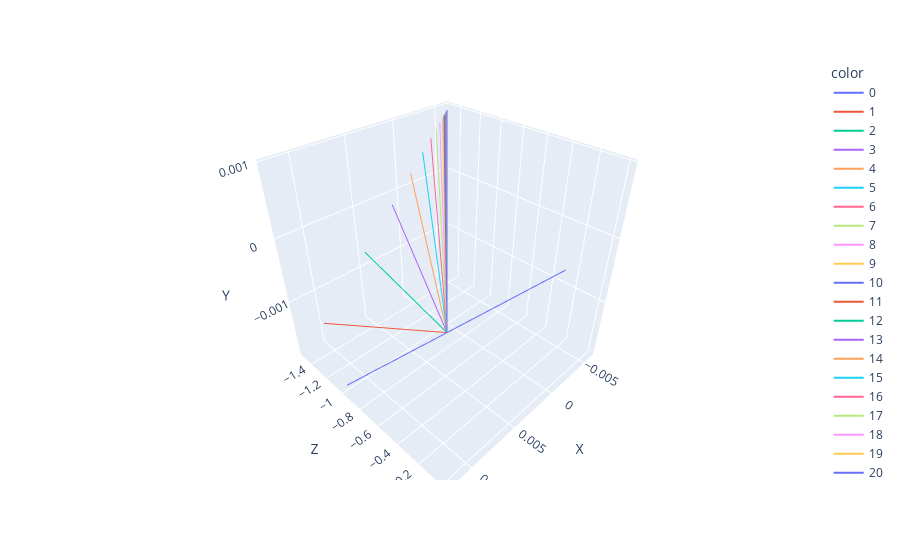

The cell this chart's notebook holds for it:
### Code cell
import plotly.express as px

rnge = [-1, 1]


fig = px.line_3d(df, x="X", y="Z", z="Y", color='color', 
#                  range_x=rnge,
#                  range_y=rnge,
#                  range_z=rnge, 
#                  color_discrete_map='identity',
                )
fig.show()

### Figure 1 — Plotly figure (JSON) as saved in the notebook; plotly's stock layout.template omitted (floating-point values rounded to 4 significant figures)
{"data": [{"hovertemplate": "color=0<br>X=%{x}<br>Z=%{y}<br>Y=%{z}<extra></extra>", "legendgroup": "0", "line": {"color": "#636efa", "dash": "solid"}, "mode": "lines", "name": "0", "scene": "scene", "showlegend": true, "type": "scatter3d", "x": [0, 0.01198], "y": [0, -1], "z": [0, -0.001875]}, {"hovertemplate": "color=1<br>X=%{x}<br>Z=%{y}<br>Y=%{z}<extra></extra>", "legendgroup": "1", "line": {"color": "#EF553B", "dash": "solid"}, "mode": "lines", "name": "1", "scene": "scene", "showlegend": true, "type": "scatter3d", "x": [0.005991, 0.009983], "y": [-0.5, -1.5], "z": [-0.0009376, -0.001562]}, {"hovertemplate": "color=2<br>X=%{x}<br>Z=%{y}<br>Y=%{z}<extra></extra>", "legendgroup": "2", "line": {"color": "#00cc96", "dash": "solid"}, "mode": "lines", "name": "2", "scene": "scene", "showlegend": true, "type": "scatter3d", "x": [0.005991, 0.004658], "y": [-0.5, -1.5], "z": [-0.0009376, -0.000729]}, {"hovertemplate": "color=3<br>X=%{x}<br>Z=%{y}<br>Y=%{z}<extra></extra>", "legendgroup": "3", "line": {"color": "#ab63fa", "dash": "solid"}, "mode": "lines", "name": "3", "scene": "scene", "showlegend": true, "type": "scatter3d", "x": [0.005991, 0.001108], "y": [-0.5, -1.5], "z": [-0.0009376, -0.0001734]}, {"hovertemplate": "color=4<br>X=%{x}<br>Z=%{y}<br>Y=%{z}<extra></extra>", "legendgroup": "4", "line": {"color": "#FFA15A", "dash": "solid"}, "mode": "lines", "name": "4", "scene": "scene", "showlegend": true, "type": "scatter3d", "x": [0.005991, -0.001258], "y": [-0.5, -1.5], "z": [-0.0009376, 0.0001969]}, {"hovertemplate": "color=5<br>X=%{x}<br>Z=%{y}<br>Y=%{z}<extra></extra>", "legendgroup": "5", "line": {"color": "#19d3f3", "dash": "solid"}, "mode": "lines", "name": "5", "scene": "scene", "showlegend": true, "type": "scatter3d", "x": [0.005991, -0.002836], "y": [-0.5, -1.5], "z": [-0.0009376, 0.0004438]}, {"hovertemplate": "color=6<br>X=%{x}<br>Z=%{y}<br>Y=%{z}<extra></extra>", "legendgroup": "6", "line": {"color": "#FF6692", "dash": "solid"}, "mode": "lines", "name": "6", "scene": "scene", "showlegend": true, "type": "scatter3d", "x": [0.005991, -0.003888], "y": [-0.5, -1.5], "z": [-0.0009376, 0.0006084]}, {"hovertemplate": "color=7<br>X=%{x}<br>Z=%{y}<br>Y=%{z}<extra></extra>", "legendgroup": "7", "line": {"color": "#B6E880", "dash": "solid"}, "mode": "lines", "name": "7", "scene": "scene", "showlegend": true, "type": "scatter3d", "x": [0.005991, -0.004589], "y": [-0.5, -1.5], "z": [-0.0009376, 0.0007181]}, {"hovertemplate": "color=8<br>X=%{x}<br>Z=%{y}<br>Y=%{z}<extra></extra>", "legendgroup": "8", "line": {"color": "#FF97FF", "dash": "solid"}, "mode": "lines", "name": "8", "scene": "scene", "showlegend": true, "type": "scatter3d", "x": [0.005991, -0.005056], "y": [-0.5, -1.5], "z": [-0.0009376, 0.0007913]}, {"hovertemplate": "color=9<br>X=%{x}<br>Z=%{y}<br>Y=%{z}<extra></extra>", "legendgroup": "9", "line": {"color": "#FECB52", "dash": "solid"}, "mode": "lines", "name": "9", "scene": "scene", "showlegend": true, "type": "scatter3d", "x": [0.005991, -0.005368], "y": [-0.5, -1.5], "z": [-0.0009376, 0.0008401]}, {"hovertemplate": "color=10<br>X=%{x}<br>Z=%{y}<br>Y=%{z}<extra></extra>", "legendgroup": "10", "line": {"color": "#636efa", "dash": "solid"}, "mode": "lines", "name": "10", "scene": "scene", "showlegend": true, "type": "scatter3d", "x": [0.005991, -0.005576], "y": [-0.5, -1.5], "z": [-0.0009376, 0.0008726]}, {"hovertemplate": "color=11<br>X=%{x}<br>Z=%{y}<br>Y=%{z}<extra></extra>", "legendgroup": "11", "line": {"color": "#EF553B", "dash": "solid"}, "mode": "lines", "name": "11", "scene": "scene", "showlegend": true, "type": "scatter3d", "x": [0.005991, -0.005714], "y": [-0.5, -1.5], "z": [-0.0009376, 0.0008942]}, {"hovertemplate": "color=12<br>X=%{x}<br>Z=%{y}<br>Y=%{z}<extra></extra>", "legendgroup": "12", "line": {"color": "#00cc96", "dash": "solid"}, "mode": "lines", "name": "12", "scene": "scene", "showlegend": true, "type": "scatter3d", "x": [0.005991, -0.005806], "y": [-0.5, -1.5], "z": [-0.0009376, 0.0009087]}, {"hovertemplate": "color=13<br>X=%{x}<br>Z=%{y}<br>Y=%{z}<extra></extra>", "legendgroup": "13", "line": {"color": "#ab63fa", "dash": "solid"}, "mode": "lines", "name": "13", "scene": "scene", "showlegend": true, "type": "scatter3d", "x": [0.005991, -0.005868], "y": [-0.5, -1.5], "z": [-0.0009376, 0.0009183]}, {"hovertemplate": "color=14<br>X=%{x}<br>Z=%{y}<br>Y=%{z}<extra></extra>", "legendgroup": "14", "line": {"color": "#FFA15A", "dash": "solid"}, "mode": "lines", "name": "14", "scene": "scene", "showlegend": true, "type": "scatter3d", "x": [0.005991, -0.005909], "y": [-0.5, -1.5], "z": [-0.0009376, 0.0009247]}, {"hovertemplate": "color=15<br>X=%{x}<br>Z=%{y}<br>Y=%{z}<extra></extra>", "legendgroup": "15", "line": {"color": "#19d3f3", "dash": "solid"}, "mode": "lines", "name": "15", "scene": "scene", "showlegend": true, "type": "scatter3d", "x": [0.005991, -0.005936], "y": [-0.5, -1.5], "z": [-0.0009376, 0.000929]}, {"hovertemplate": "color=16<br>X=%{x}<br>Z=%{y}<br>Y=%{z}<extra></extra>", "legendgroup": "16", "line": {"color": "#FF6692", "dash": "solid"}, "mode": "lines", "name": "16", "scene": "scene", "showlegend": true, "type": "scatter3d", "x": [0.005991, -0.005955], "y": [-0.5, -1.5], "z": [-0.0009376, 0.0009319]}, {"hovertemplate": "color=17<br>X=%{x}<br>Z=%{y}<br>Y=%{z}<extra></extra>", "legendgroup": "17", "line": {"color": "#B6E880", "dash": "solid"}, "mode": "lines", "name": "17", "scene": "scene", "showlegend": true, "type": "scatter3d", "x": [0.005991, -0.005967], "y": [-0.5, -1.5], "z": [-0.0009376, 0.0009338]}, {"hovertemplate": "color=18<br>X=%{x}<br>Z=%{y}<br>Y=%{z}<extra></extra>", "legendgroup": "18", "line": {"color": "#FF97FF", "dash": "solid"}, "mode": "lines", "name": "18", "scene": "scene", "showlegend": true, "type": "scatter3d", "x": [0.005991, -0.005975], "y": [-0.5, -1.5], "z": [-0.0009376, 0.000935]}, {"hovertemplate": "color=19<br>X=%{x}<br>Z=%{y}<br>Y=%{z}<extra></extra>", "legendgroup": "19", "line": {"color": "#FECB52", "dash": "solid"}, "mode": "lines", "name": "19", "scene": "scene", "showlegend": true, "type": "scatter3d", "x": [0.005991, -0.00598], "y": [-0.5, -1.5], "z": [-0.0009376, 0.0009359]}, {"hovertemplate": "color=20<br>X=%{x}<br>Z=%{y}<br>Y=%{z}<extra></extra>", "legendgroup": "20", "line": {"color": "#636efa", "dash": "solid"}, "mode": "lines", "name": "20", "scene": "scene", "showlegend": true, "type": "scatter3d", "x": [0.005991, -0.005984], "y": [-0.5, -1.5], "z": [-0.0009376, 0.0009365]}, {"hovertemplate": "color=21<br>X=%{x}<br>Z=%{y}<br>Y=%{z}<extra></extra>", "legendgroup": "21", "line": {"color": "#EF553B", "dash": "solid"}, "mode": "lines", "name": "21", "scene": "scene", "showlegend": true, "type": "scatter3d", "x": [0.005991, -0.005986], "y": [-0.5, -1.5], "z": [-0.0009376, 0.0009368]}, {"hovertemplate": "color=22<br>X=%{x}<br>Z=%{y}<br>Y=%{z}<extra></extra>", "legendgroup": "22", "line": {"color": "#00cc96", "dash": "solid"}, "mode": "lines", "name": "22", "scene": "scene", "showlegend": true, "type": "scatter3d", "x": [0.005991, -0.005988], "y": [-0.5, -1.5], "z": [-0.0009376, 0.0009371]}, {"hovertemplate": "color=23<br>X=%{x}<br>Z=%{y}<br>Y=%{z}<extra></extra>", "legendgroup": "23", "line": {"color": "#ab63fa", "dash": "solid"}, "mode": "lines", "name": "23", "scene": "scene", "showlegend": true, "type": "scatter3d", "x": [0.005991, -0.005989], "y": [-0.5, -1.5], "z": [-0.0009376, 0.0009373]}, {"hovertemplate": "color=24<br>X=%{x}<br>Z=%{y}<br>Y=%{z}<extra></extra>", "legendgroup": "24", "line": {"color": "#FFA15A", "dash": "solid"}, "mode": "lines", "name": "24", "scene": "scene", "showlegend": true, "type": "scatter3d", "x": [0.005991, -0.00599], "y": [-0.5, -1.5], "z": [-0.0009376, 0.0009374]}, {"hovertemplate": "color=25<br>X=%{x}<br>Z=%{y}<br>Y=%{z}<extra></extra>", "legendgroup": "25", "line": {"color": "#19d3f3", "dash": "solid"}, "mode": "lines", "name": "25", "scene": "scene", "showlegend": true, "type": "scatter3d", "x": [0.005991, -0.00599], "y": [-0.5, -1.5], "z": [-0.0009376, 0.0009374]}, {"hovertemplate": "color=26<br>X=%{x}<br>Z=%{y}<br>Y=%{z}<extra></extra>", "legendgroup": "26", "line": {"color": "#FF6692", "dash": "solid"}, "mode": "lines", "name": "26", "scene": "scene", "showlegend": true, "type": "scatter3d", "x": [0.005991, -0.00599], "y": [-0.5, -1.5], "z": [-0.0009376, 0.0009375]}, {"hovertemplate": "color=27<br>X=%{x}<br>Z=%{y}<br>Y=%{z}<extra></extra>", "legendgroup": "27", "line": {"color": "#B6E880", "dash": "solid"}, "mode": "lines", "name": "27", "scene": "scene", "showlegend": true, "type": "scatter3d", "x": [0.005991, -0.005991], "y": [-0.5, -1.5], "z": [-0.0009376, 0.0009375]}, {"hovertemplate": "color=28<br>X=%{x}<br>Z=%{y}<br>Y=%{z}<extra></extra>", "legendgroup": "28", "line": {"color": "#FF97FF", "dash": "solid"}, "mode": "lines", "name": "28", "scene": "scene", "showlegend": true, "type": "scatter3d", "x": [0.005991, -0.005991], "y": [-0.5, -1.5], "z": [-0.0009376, 0.0009375]}, {"hovertemplate": "color=29<br>X=%{x}<br>Z=%{y}<br>Y=%{z}<extra></extra>", "legendgroup": "29", "line": {"color": "#FECB52", "dash": "solid"}, "mode": "lines", "name": "29", "scene": "scene", "showlegend": true, "type": "scatter3d", "x": [0.005991, -0.005991], "y": [-0.5, -1.5], "z": [-0.0009376, 0.0009376]}, {"hovertemplate": "color=30<br>X=%{x}<br>Z=%{y}<br>Y=%{z}<extra></extra>", "legendgroup": "30", "line": {"color": "#636efa", "dash": "solid"}, "mode": "lines", "name": "30", "scene": "scene", "showlegend": true, "type": "scatter3d", "x": [0.005991, -0.005991], "y": [-0.5, -1.5], "z": [-0.0009376, 0.0009376]}, {"hovertemplate": "color=31<br>X=%{x}<br>Z=%{y}<br>Y=%{z}<extra></extra>", "legendgroup": "31", "line": {"color": "#EF553B", "dash": "solid"}, "mode": "lines", "name": "31", "scene": "scene", "showlegend": true, "type": "scatter3d", "x": [0.005991, -0.005991], "y": [-0.5, -1.5], "z": [-0.0009376, 0.0009376]}, {"hovertemplate": "color=32<br>X=%{x}<br>Z=%{y}<br>Y=%{z}<extra></extra>", "legendgroup": "32", "line": {"color": "#00cc96", "dash": "solid"}, "mode": "lines", "name": "32", "scene": "scene", "showlegend": true, "type": "scatter3d", "x": [0.005991, -0.005991], "y": [-0.5, -1.5], "z": [-0.0009376, 0.0009376]}, {"hovertemplate": "color=33<br>X=%{x}<br>Z=%{y}<br>Y=%{z}<extra></extra>", "legendgroup": "33", "line": {"color": "#ab63fa", "dash": "solid"}, "mode": "lines", "name": "33", "scene": "scene", "showlegend": true, "type": "scatter3d", "x": [0.005991, -0.005991], "y": [-0.5, -1.5], "z": [-0.0009376, 0.0009376]}, {"hovertemplate": "color=34<br>X=%{x}<br>Z=%{y}<br>Y=%{z}<extra></extra>", "legendgroup": "34", "line": {"color": "#FFA15A", "dash": "solid"}, "mode": "lines", "name": "34", "scene": "scene", "showlegend": true, "type": "scatter3d", "x": [0.005991, -0.005991], "y": [-0.5, -1.5], "z": [-0.0009376, 0.0009376]}, {"hovertemplate": "color=35<br>X=%{x}<br>Z=%{y}<br>Y=%{z}<extra></extra>", "legendgroup": "35", "line": {"color": "#19d3f3", "dash": "solid"}, "mode": "lines", "name": "35", "scene": "scene", "showlegend": true, "type": "scatter3d", "x": [0.005991, -0.005991], "y": [-0.5, -1.5], "z": [-0.0009376, 0.0009376]}, {"hovertemplate": "color=36<br>X=%{x}<br>Z=%{y}<br>Y=%{z}<extra></extra>", "legendgroup": "36", "line": {"color": "#FF6692", "dash": "solid"}, "mode": "lines", "name": "36", "scene": "scene", "showlegend": true, "type": "scatter3d", "x": [0.005991, -0.005991], "y": [-0.5, -1.5], "z": [-0.0009376, 0.0009376]}, {"hovertemplate": "color=37<br>X=%{x}<br>Z=%{y}<br>Y=%{z}<extra></extra>", "legendgroup": "37", "line": {"color": "#B6E880", "dash": "solid"}, "mode": "lines", "name": "37", "scene": "scene", "showlegend": true, "type": "scatter3d", "x": [0.005991, -0.005991], "y": [-0.5, -1.5], "z": [-0.0009376, 0.0009376]}, {"hovertemplate": "color=38<br>X=%{x}<br>Z=%{y}<br>Y=%{z}<extra></extra>", "legendgroup": "38", "line": {"color": "#FF97FF", "dash": "solid"}, "mode": "lines", "name": "38", "scene": "scene", "showlegend": true, "type": "scatter3d", "x": [0.005991, -0.005991], "y": [-0.5, -1.5], "z": [-0.0009376, 0.0009376]}, {"hovertemplate": "color=39<br>X=%{x}<br>Z=%{y}<br>Y=%{z}<extra></extra>", "legendgroup": "39", "line": {"color": "#FECB52", "dash": "solid"}, "mode": "lines", "name": "39", "scene": "scene", "showlegend": true, "type": "scatter3d", "x": [0.005991, -0.005991], "y": [-0.5, -1.5], "z": [-0.0009376, 0.0009376]}, {"hovertemplate": "color=40<br>X=%{x}<br>Z=%{y}<br>Y=%{z}<extra></extra>", "legendgroup": "40", "line": {"color": "#636efa", "dash": "solid"}, "mode": "lines", "name": "40", "scene": "scene", "showlegend": true, "type": "scatter3d", "x": [0.005991, -0.005991], "y": [-0.5, -1.5], "z": [-0.0009376, 0.0009376]}, {"hovertemplate": "color=41<br>X=%{x}<br>Z=%{y}<br>Y=%{z}<extra></extra>", "legendgroup": "41", "line": {"color": "#EF553B", "dash": "solid"}, "mode": "lines", "name": "41", "scene": "scene", "showlegend": true, "type": "scatter3d", "x": [0.005991, -0.005991], "y": [-0.5, -1.5], "z": [-0.0009376, 0.0009376]}, {"hovertemplate": "color=42<br>X=%{x}<br>Z=%{y}<br>Y=%{z}<extra></extra>", "legendgroup": "42", "line": {"color": "#00cc96", "dash": "solid"}, "mode": "lines", "name": "42", "scene": "scene", "showlegend": true, "type": "scatter3d", "x": [0.005991, -0.005991], "y": [-0.5, -1.5], "z": [-0.0009376, 0.0009376]}, {"hovertemplate": "color=43<br>X=%{x}<br>Z=%{y}<br>Y=%{z}<extra></extra>", "legendgroup": "43", "line": {"color": "#ab63fa", "dash": "solid"}, "mode": "lines", "name": "43", "scene": "scene", "showlegend": true, "type": "scatter3d", "x": [0.005991, -0.005991], "y": [-0.5, -1.5], "z": [-0.0009376, 0.0009376]}, {"hovertemplate": "color=44<br>X=%{x}<br>Z=%{y}<br>Y=%{z}<extra></extra>", "legendgroup": "44", "line": {"color": "#FFA15A", "dash": "solid"}, "mode": "lines", "name": "44", "scene": "scene", "showlegend": true, "type": "scatter3d", "x": [0.005991, -0.005991], "y": [-0.5, -1.5], "z": [-0.0009376, 0.0009376]}, {"hovertemplate": "color=45<br>X=%{x}<br>Z=%{y}<br>Y=%{z}<extra></extra>", "legendgroup": "45", "line": {"color": "#19d3f3", "dash": "solid"}, "mode": "lines", "name": "45", "scene": "scene", "showlegend": true, "type": "scatter3d", "x": [0.005991, -0.005991], "y": [-0.5, -1.5], "z": [-0.0009376, 0.0009376]}, {"hovertemplate": "color=46<br>X=%{x}<br>Z=%{y}<br>Y=%{z}<extra></extra>", "legendgroup": "46", "line": {"color": "#FF6692", "dash": "solid"}, "mode": "lines", "name": "46", "scene": "scene", "showlegend": true, "type": "scatter3d", "x": [0.005991, -0.005991], "y": [-0.5, -1.5], "z": [-0.0009376, 0.0009376]}, {"hovertemplate": "color=47<br>X=%{x}<br>Z=%{y}<br>Y=%{z}<extra></extra>", "legendgroup": "47", "line": {"color": "#B6E880", "dash": "solid"}, "mode": "lines", "name": "47", "scene": "scene", "showlegend": true, "type": "scatter3d", "x": [0.005991, -0.005991], "y": [-0.5, -1.5], "z": [-0.0009376, 0.0009376]}, {"hovertemplate": "color=48<br>X=%{x}<br>Z=%{y}<br>Y=%{z}<extra></extra>", "legendgroup": "48", "line": {"color": "#FF97FF", "dash": "solid"}, "mode": "lines", "name": "48", "scene": "scene", "showlegend": true, "type": "scatter3d", "x": [0.005991, -0.005991], "y": [-0.5, -1.5], "z": [-0.0009376, 0.0009376]}, {"hovertemplate": "color=49<br>X=%{x}<br>Z=%{y}<br>Y=%{z}<extra></extra>", "legendgroup": "49", "line": {"color": "#FECB52", "dash": "solid"}, "mode": "lines", "name": "49", "scene": "scene", "showlegend": true, "type": "scatter3d", "x": [0.005991, -0.005991], "y": [-0.5, -1.5], "z": [-0.0009376, 0.0009376]}, {"hovertemplate": "color=50<br>X=%{x}<br>Z=%{y}<br>Y=%{z}<extra></extra>", "legendgroup": "50", "line": {"color": "#636efa", "dash": "solid"}, "mode": "lines", "name": "50", "scene": "scene", "showlegend": true, "type": "scatter3d", "x": [0.005991, -0.005991], "y": [-0.5, -1.5], "z": [-0.0009376, 0.0009376]}], "layout": {"legend": {"title": {"text": "color"}, "tracegroupgap": 0}, "margin": {"t": 60}, "scene": {"domain": {"x": [0, 1], "y": [0, 1]}, "xaxis": {"title": {"text": "X"}}, "yaxis": {"title": {"text": "Z"}}, "zaxis": {"title": {"text": "Y"}}}}}
